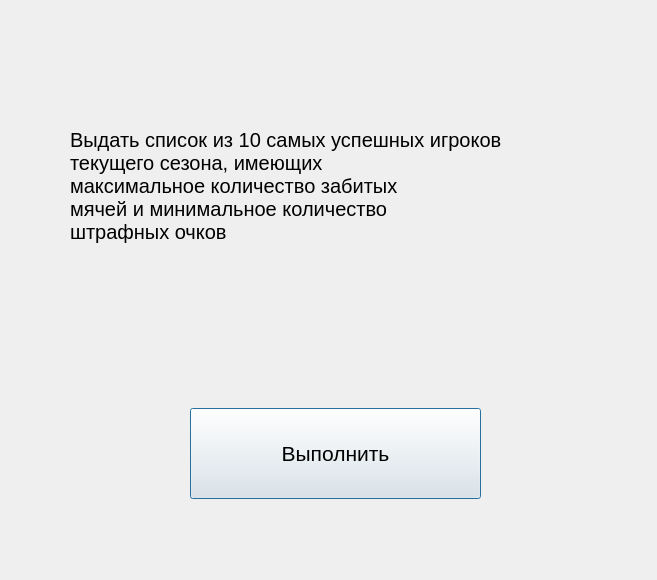
<?xml version="1.0" encoding="UTF-8"?>
<ui version="4.0">
 <class>Task1</class>
 <widget class="QDialog" name="Task1">
  <property name="geometry">
   <rect>
    <x>0</x>
    <y>0</y>
    <width>657</width>
    <height>580</height>
   </rect>
  </property>
  <property name="windowTitle">
   <string>Dialog</string>
  </property>
  <widget class="QLabel" name="label">
   <property name="geometry">
    <rect>
     <x>70</x>
     <y>30</y>
     <width>571</width>
     <height>311</height>
    </rect>
   </property>
   <property name="font">
    <font>
     <pointsize>15</pointsize>
    </font>
   </property>
   <property name="text">
    <string>Выдать список из 10 самых успешных игроков
текущего сезона, имеющих 
максимальное количество забитых
мячей и минимальное количество 
штрафных очков</string>
   </property>
  </widget>
  <widget class="QPushButton" name="pushButton">
   <property name="geometry">
    <rect>
     <x>190</x>
     <y>408</y>
     <width>291</width>
     <height>91</height>
    </rect>
   </property>
   <property name="font">
    <font>
     <pointsize>16</pointsize>
    </font>
   </property>
   <property name="text">
    <string>Выполнить</string>
   </property>
  </widget>
 </widget>
 <resources/>
 <connections/>
</ui>
